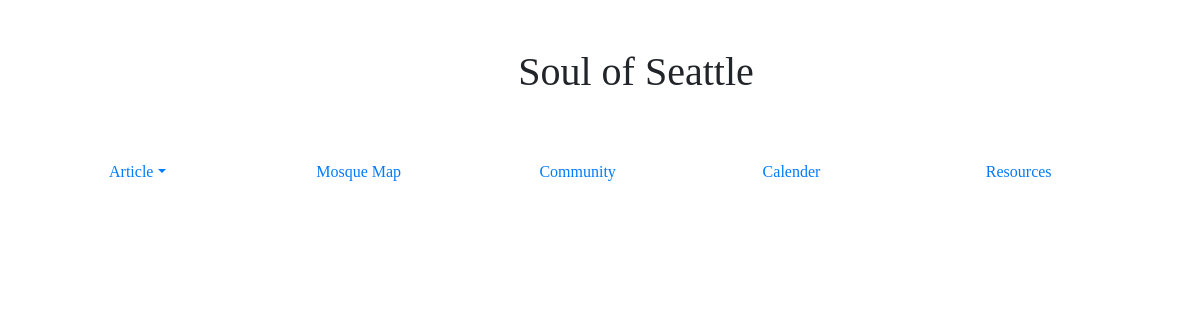
Before: /travel with the older database file.
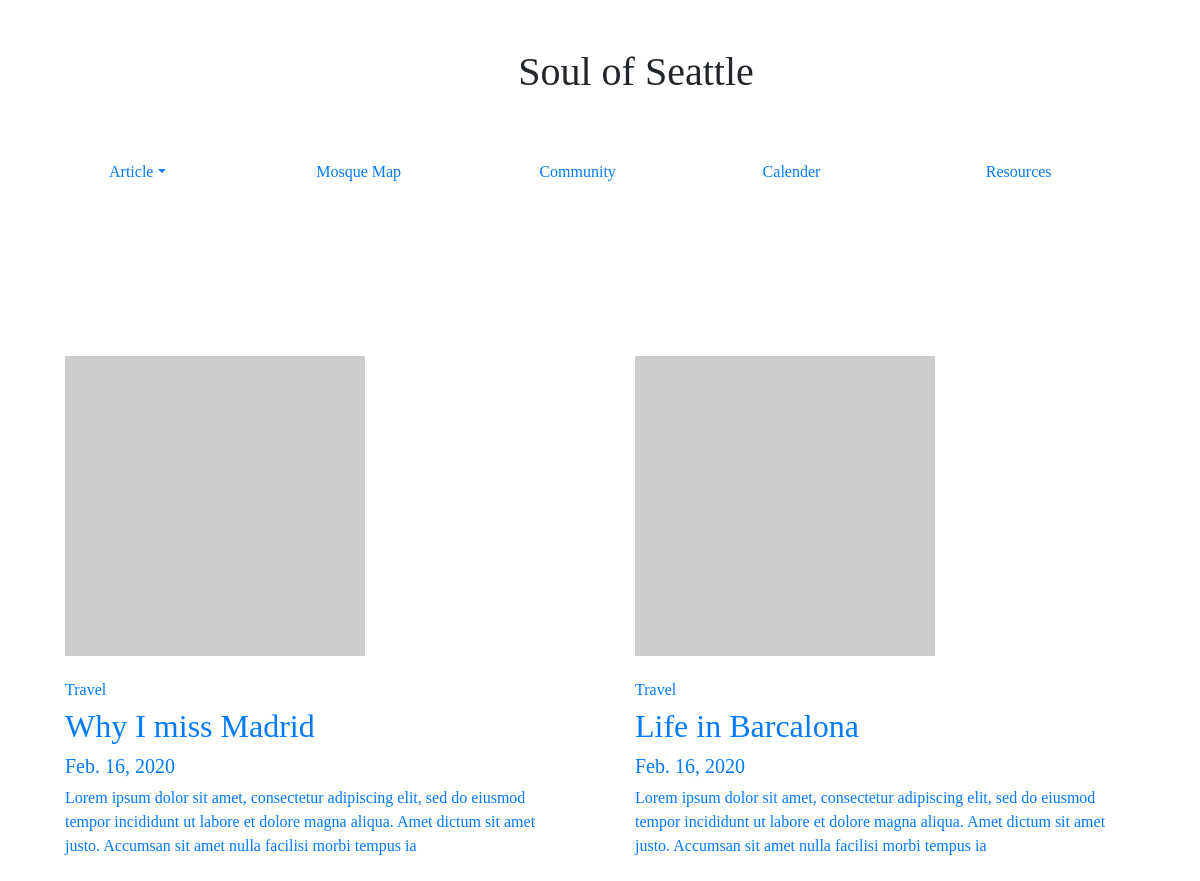
After: the same page with the newer database file.
### soulofseattlepages/models.py (models this page shows, shortened)
class userPost(models.Model):
   author = models.ForeignKey(author, on_delete = models.CASCADE)
   post_Title = models.CharField(max_length = 255, unique = True)
   post_Slug = models.CharField(max_length = 255, unique = True)
   post_Content = models.TextField()
   post_CreatedOn = models.DateTimeField(auto_now_add = True)
   post_UploadImage = models.ImageField(default = "default.png", blank = True)
   post_Status = models.IntegerField(choices = STATUS, default = 0)
   tags = TaggableManager()
   post_Category = models.CharField(max_length = 200, choices = CATEGORIES, default = "Lifestyle")
   class Meta:
       ordering = ['-post_CreatedOn']

### soulofseattlepages/views.py (the view)
# urls.py: path('travel', views.travel, name="Travel"),
def travel(request):
    if request.method == 'GET':
        travel_article = userPost.objects.filter(post_Category='Travel').values()
        travel_articles = {
            "travel_articles": travel_article
        }
    return render(request, 'categories/travel.htm', travel_articles)

### templates/categories/travel.htm (shortened to what this page needs)
<!DOCTYPE html>
<html lang="en">
<head>
    <link rel="stylesheet" href="https://stackpath.bootstrapcdn.com/bootstrap/4.4.1/css/bootstrap.min.css"
>
    {% load static %}
    <link rel="stylesheet" type="text/css" href="{% static "CSS/style.css" %}">
</head>
<body>
    <header class="pt-5 pl-5">
        <div class="container">
            <div class="pl-4">
                {% load static %}
                <b>
                    <h1 class="center-text ">Soul of Seattle</h1>
                </b>
                <div class="row pt-5">
                    <div class="col-sm">
                        <ul class="nav">
                            <li class="nav-item dropdown ">
                                <a class="nav-link dropdown-toggle" data-toggle="dropdown" href="#" role="button"
                                    aria-haspopup="true" aria-expanded="false">Article</a>
                            </li>
                        </ul>
                    </div>
                    <div class="col-sm pt-2">
                        <a href="{% url 'MosqueMap' %}">Mosque Map</a>
                    </div>
                    <div class="col-sm pt-2">
                        <a href="{% url 'Community' %}">Community</a>
                    </div>
                    <div class="col-sm pt-2">
                        <a href="{% url 'Calender' %}">Calender</a>
                    </div>
                    <div class="col-sm pt-2">
                        <a href="{% url 'Resources' %}">Resources</a>
                    </div>
                </div>
            </div>
            </div>
        </header>
        <section>
            <div class="container">
                <div class="row padding-top-down">
                    {% for travel_article in travel_articles  %}
                    <div class="col-sm-4 col-md mt-4 ">
                        <div class=" mb-4">
                            <div class="card-body">
                                <a href="{% url 'Article' travel_article.post_Slug %}">
                                    <img class ="pb-4" src="https://via.placeholder.com/300" class="card-img-top">
                                    <h6>{{ travel_article.post_Category }}</h6>
                                    <h2>{{ travel_article.post_Title }}</h2>
                                    <h5>{{ travel_article.post_CreatedOn | date}}</h5>
                                    <p>{{travel_article.post_Content|slice:":200" }}   </p>
                                </a>
                            </div>
                        </div>
                        </div>
                        {% endfor %}
                    </div>
                </div>
        </section>
</body>
</html>

### static/CSS/style.css (style rules this page uses)
body, html { background-color: white; font-family: 'Playfair Display', serif; }
.center-text { text-align: center; }
.padding-top-down { padding-top: 120px; }

Changed rows visible on the page:
added userPost: post_Category "Travel", post_Title "Why I miss Madrid", post_CreatedOn "Feb. 16, 2020", post_Content "Lorem ipsum dolor sit amet, consectetur adipiscing elit, sed do eiusmod tempor incididunt ut labore et dolore magna aliqua. Amet dictum sit amet justo. Accumsan sit amet nulla facilisi morbi tempus ia"
added userPost: post_Category "Travel", post_Title "Life in Barcalona", post_CreatedOn "Feb. 16, 2020", post_Content "Lorem ipsum dolor sit amet, consectetur adipiscing elit, sed do eiusmod tempor incididunt ut labore et dolore magna aliqua. Amet dictum sit amet justo. Accumsan sit amet nulla facilisi morbi tempus ia"
